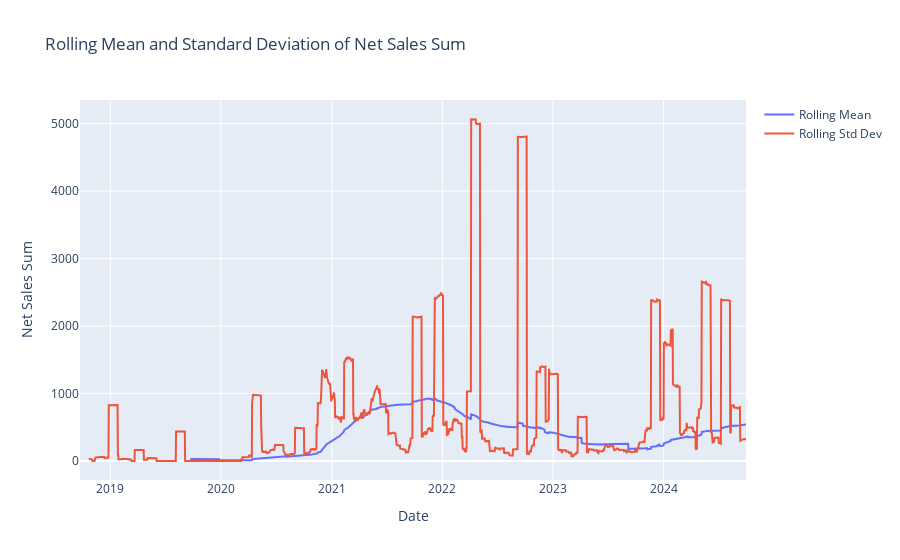
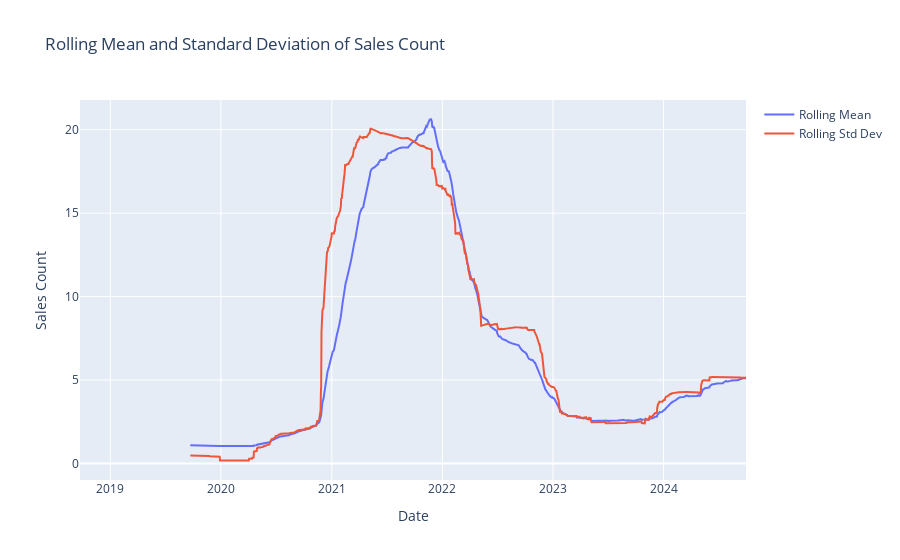

The notebook cell saved with these charts, in order:
### Code cell
window = 365

# Calculate the rolling mean and standard deviation for 'net_sales_sum' and 'count'
daily_sales['net_sales_sum_rolling_mean'] = daily_sales['net_sales_sum'].rolling(window=window).mean()
daily_sales['net_sales_sum_rolling_std'] = daily_sales['net_sales_sum'].rolling(window=30).std()
daily_sales['count_rolling_mean'] = daily_sales['count'].rolling(window=window).mean()
daily_sales['count_rolling_std'] = daily_sales['count'].rolling(window=window).std()

# Plot the rolling mean and standard deviation for 'net_sales_sum'
fig = go.Figure()
fig.add_trace(go.Scatter(x=daily_sales['day'], y=daily_sales['net_sales_sum_rolling_mean'], mode='lines', name='Rolling Mean'))
fig.add_trace(go.Scatter(x=daily_sales['day'], y=daily_sales['net_sales_sum_rolling_std'], mode='lines', name='Rolling Std Dev'))

fig.update_layout(
    title='Rolling Mean and Standard Deviation of Net Sales Sum',
    xaxis_title='Date',
    yaxis_title='Net Sales Sum'
)

fig.show()

# Plot the rolling mean and standard deviation for 'count'
fig = go.Figure()
fig.add_trace(go.Scatter(x=daily_sales['day'], y=daily_sales['count_rolling_mean'], mode='lines', name='Rolling Mean'))
fig.add_trace(go.Scatter(x=daily_sales['day'], y=daily_sales['count_rolling_std'], mode='lines', name='Rolling Std Dev'))

fig.update_layout(
    title='Rolling Mean and Standard Deviation of Sales Count',
    xaxis_title='Date',
    yaxis_title='Sales Count'
)

fig.show()

### Figure 1 — Plotly figure (JSON) as saved in the notebook; plotly's stock layout.template omitted (floating-point values rounded to 4 significant figures; data arrays with more than 128 entries replaced by an {"elided": "..."} marker saying what was removed)
{"data": [{"mode": "lines", "name": "Rolling Mean", "type": "scatter", "x": {"elided": "2199 str values"}, "y": {"elided": "2199 float values"}}, {"mode": "lines", "name": "Rolling Std Dev", "type": "scatter", "x": {"elided": "2199 str values"}, "y": {"elided": "2199 float values"}}], "layout": {"title": {"text": "Rolling Mean and Standard Deviation of Net Sales Sum"}, "xaxis": {"title": {"text": "Date"}}, "yaxis": {"title": {"text": "Net Sales Sum"}}}}

### Figure 2 — Plotly figure (JSON) as saved in the notebook; plotly's stock layout.template omitted (floating-point values rounded to 4 significant figures; data arrays with more than 128 entries replaced by an {"elided": "..."} marker saying what was removed)
{"data": [{"mode": "lines", "name": "Rolling Mean", "type": "scatter", "x": {"elided": "2199 str values"}, "y": {"elided": "2199 float values"}}, {"mode": "lines", "name": "Rolling Std Dev", "type": "scatter", "x": {"elided": "2199 str values"}, "y": {"elided": "2199 float values"}}], "layout": {"title": {"text": "Rolling Mean and Standard Deviation of Sales Count"}, "xaxis": {"title": {"text": "Date"}}, "yaxis": {"title": {"text": "Sales Count"}}}}
